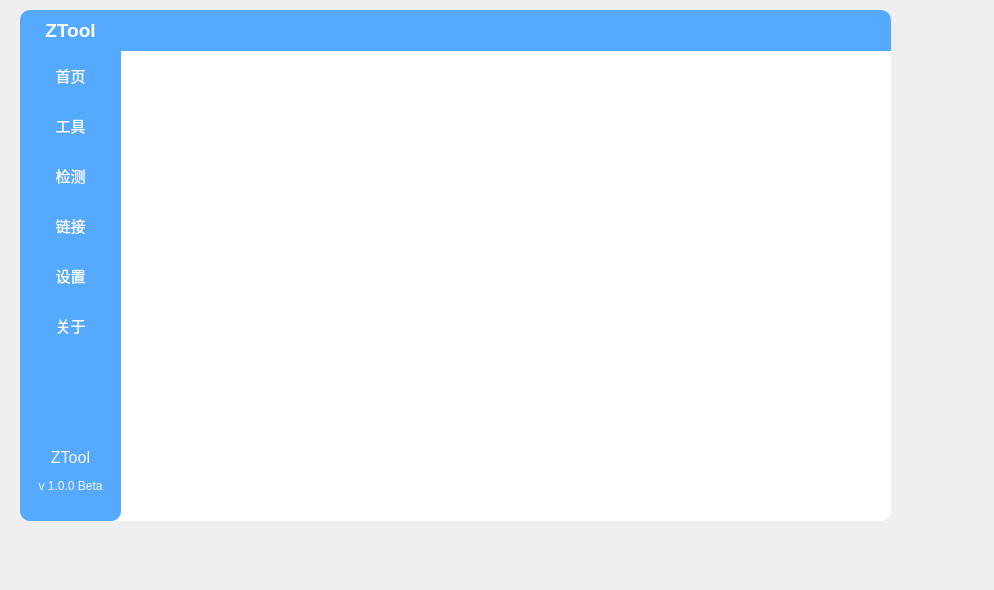
<?xml version="1.0" encoding="UTF-8"?>
<ui version="4.0">
 <class>Form</class>
 <widget class="QWidget" name="Form">
  <property name="geometry">
   <rect>
    <x>0</x>
    <y>0</y>
    <width>994</width>
    <height>590</height>
   </rect>
  </property>
  <property name="windowTitle">
   <string>Form</string>
  </property>
  <widget class="QFrame" name="frame">
   <property name="geometry">
    <rect>
     <x>20</x>
     <y>10</y>
     <width>871</width>
     <height>511</height>
    </rect>
   </property>
   <property name="styleSheet">
    <string notr="true">QFrame {
	background-color: rgb(255, 255, 255);
	border-radius: 10px;
}</string>
   </property>
   <property name="frameShape">
    <enum>QFrame::StyledPanel</enum>
   </property>
   <property name="frameShadow">
    <enum>QFrame::Raised</enum>
   </property>
   <widget class="QFrame" name="frame_2">
    <property name="geometry">
     <rect>
      <x>0</x>
      <y>0</y>
      <width>871</width>
      <height>41</height>
     </rect>
    </property>
    <property name="styleSheet">
     <string notr="true">QFrame {
	background-color: rgb(85, 170, 255);
	border-top-left-radius: 10px;
	border-top-right-radius: 10px;
	border-bottom-right-radius: 0px;
	border-bottom-left-radius: 0px;
}</string>
    </property>
    <property name="frameShape">
     <enum>QFrame::StyledPanel</enum>
    </property>
    <property name="frameShadow">
     <enum>QFrame::Raised</enum>
    </property>
    <widget class="QToolButton" name="toolButton">
     <property name="geometry">
      <rect>
       <x>830</x>
       <y>10</y>
       <width>31</width>
       <height>21</height>
      </rect>
     </property>
     <property name="styleSheet">
      <string notr="true">border:none;</string>
     </property>
     <property name="text">
      <string/>
     </property>
     <property name="icon">
      <iconset resource="assets/icon/icon.qrc">
       <normaloff>:/win_icon/close.svg</normaloff>:/win_icon/close.svg</iconset>
     </property>
    </widget>
    <widget class="QToolButton" name="toolButton_2">
     <property name="geometry">
      <rect>
       <x>800</x>
       <y>10</y>
       <width>31</width>
       <height>21</height>
      </rect>
     </property>
     <property name="styleSheet">
      <string notr="true">border:none;</string>
     </property>
     <property name="text">
      <string/>
     </property>
     <property name="icon">
      <iconset resource="assets/icon/icon.qrc">
       <normaloff>:/win_icon/square.svg</normaloff>:/win_icon/square.svg</iconset>
     </property>
    </widget>
    <widget class="QToolButton" name="toolButton_3">
     <property name="geometry">
      <rect>
       <x>770</x>
       <y>10</y>
       <width>31</width>
       <height>21</height>
      </rect>
     </property>
     <property name="styleSheet">
      <string notr="true">border:none;</string>
     </property>
     <property name="text">
      <string/>
     </property>
     <property name="icon">
      <iconset resource="assets/icon/icon.qrc">
       <normaloff>:/win_icon/reduce.svg</normaloff>:/win_icon/reduce.svg</iconset>
     </property>
    </widget>
    <widget class="QLabel" name="label_3">
     <property name="geometry">
      <rect>
       <x>20</x>
       <y>0</y>
       <width>61</width>
       <height>41</height>
      </rect>
     </property>
     <property name="text">
      <string>&lt;html&gt;&lt;head/&gt;&lt;body&gt;&lt;p align=&quot;center&quot;&gt;&lt;span style=&quot; font-size:14pt; font-weight:700; color:#ffffff;&quot;&gt;ZTool&lt;/span&gt;&lt;/p&gt;&lt;/body&gt;&lt;/html&gt;</string>
     </property>
    </widget>
   </widget>
   <widget class="QFrame" name="frame_3">
    <property name="geometry">
     <rect>
      <x>0</x>
      <y>40</y>
      <width>101</width>
      <height>471</height>
     </rect>
    </property>
    <property name="styleSheet">
     <string notr="true">QFrame {
	background-color: rgb(85, 170, 255);
	border-top-left-radius: 0px;
	border-top-right-radius: 0px;
	border-bottom-right-radius: 10px;
	border-bottom-left-radius: 10px;
}</string>
    </property>
    <property name="frameShape">
     <enum>QFrame::StyledPanel</enum>
    </property>
    <property name="frameShadow">
     <enum>QFrame::Raised</enum>
    </property>
    <widget class="QLabel" name="label_2">
     <property name="geometry">
      <rect>
       <x>0</x>
       <y>390</y>
       <width>101</width>
       <height>61</height>
      </rect>
     </property>
     <property name="text">
      <string>&lt;html&gt;&lt;head/&gt;&lt;body&gt;&lt;p align=&quot;center&quot;&gt;&lt;span style=&quot; font-size:12pt; color:#f5f5f5;&quot;&gt;ZTool&lt;/span&gt;&lt;/p&gt;&lt;p align=&quot;center&quot;&gt;&lt;span style=&quot; color:#f5f5f5;&quot;&gt;v 1.0.0 Beta&lt;/span&gt;&lt;/p&gt;&lt;/body&gt;&lt;/html&gt;</string>
     </property>
    </widget>
    <widget class="QListWidget" name="listWidget">
     <property name="geometry">
      <rect>
       <x>0</x>
       <y>0</y>
       <width>101</width>
       <height>311</height>
      </rect>
     </property>
     <property name="styleSheet">
      <string notr="true">QListView {
	border-radius: 10px;
	color: rgb(255, 255, 255);
	font-size: 15px
}
QListView::item{
	background-color: transparent;
	height: 50px;
	padding-left: 0px;
}
QListView::item:hover {
	background-color: rgb(255, 255, 255);
	color: rgb(255, 85, 0);
}
QListView::item:selected {
	background-color: rgb(255, 255, 255);
	color: rgb(255, 85, 0);
	border-left: 2px solid rgb(255, 85, 0);
}
</string>
     </property>
     <item>
      <property name="text">
       <string>首页</string>
      </property>
      <property name="textAlignment">
       <set>AlignCenter</set>
      </property>
     </item>
     <item>
      <property name="text">
       <string>工具</string>
      </property>
      <property name="textAlignment">
       <set>AlignCenter</set>
      </property>
     </item>
     <item>
      <property name="text">
       <string>检测</string>
      </property>
      <property name="textAlignment">
       <set>AlignCenter</set>
      </property>
     </item>
     <item>
      <property name="text">
       <string>链接</string>
      </property>
      <property name="textAlignment">
       <set>AlignCenter</set>
      </property>
     </item>
     <item>
      <property name="text">
       <string>设置</string>
      </property>
      <property name="textAlignment">
       <set>AlignCenter</set>
      </property>
     </item>
     <item>
      <property name="text">
       <string>关于</string>
      </property>
      <property name="textAlignment">
       <set>AlignCenter</set>
      </property>
     </item>
    </widget>
   </widget>
  </widget>
 </widget>
 <resources>
  <include location="assets/icon/icon.qrc"/>
 </resources>
 <connections/>
</ui>
